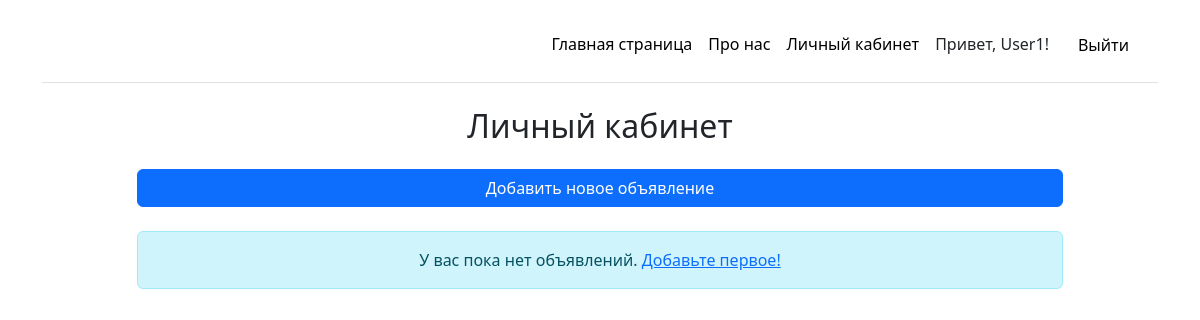
The page /cabinet/ (signed in) on the database as committed earlier.
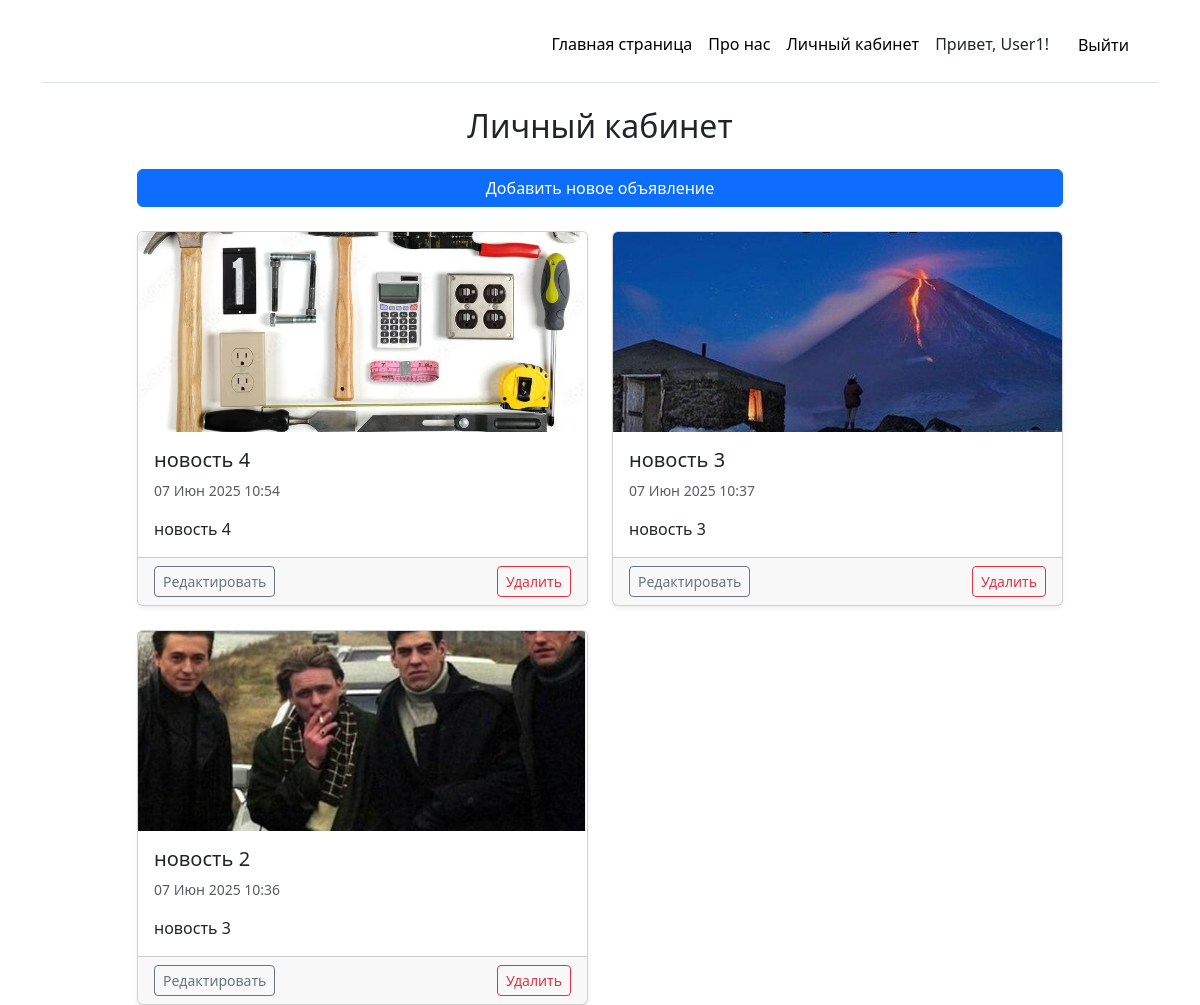
The same page on the database as committed later.
### main/models.py (models this page shows, shortened)
class Advertisement(models.Model):
    user = models.ForeignKey(User, on_delete=models.CASCADE, verbose_name='Пользователь')
    title = models.CharField('Заголовок', max_length=100)
    description = models.TextField('Описание', max_length=100)
    photo = models.ImageField('Фото', upload_to='ads_photos/', blank=True, null=True)
    created_at = models.DateTimeField(auto_now_add=True)
    class Meta:
        verbose_name = 'Объявление'
        verbose_name_plural = 'Объявления'
        ordering = ['-created_at']

### main/views.py (the view)
# urls.py: path('cabinet/', views.cabinet, name='cabinet'),
@login_required(login_url='login')
def cabinet(request):
    user_advertisements = Advertisement.objects.filter(user=request.user)
    context = {
        'title': 'Личный кабинет',
        'advertisements': user_advertisements,
    }
    return render(request, 'main/cabinet.html', context)

### main/templates/main/cabinet.html (shortened to what this page needs)
{% extends "main/base.html" %}
{% block content %}
<div class="row justify-content-center">
    <div class="col-md-10">
        <h2 class="text-center mb-4">{{ title }}</h2>
        <div class="d-grid gap-2 mb-4">
            <a href="{% url 'add_advertisement' %}" class="btn btn-primary">Добавить новое объявление</a>
        </div>
        {% if advertisements %}
            <div class="row row-cols-1 row-cols-md-2 g-4">
                {% for ad in advertisements %}
                <div class="col">
                    <div class="card h-100 shadow-sm">
                        {% if ad.photo %}
                            <img src="{{ ad.photo.url }}" class="card-img-top" alt="{{ ad.title }}" style="max-height: 200px; object-fit: cover;">
                        {% endif %}
                        <div class="card-body">
                            <h5 class="card-title">{{ ad.title }}</h5>
                            <p class="card-text text-muted small">{{ ad.created_at|date:"d M Y H:i" }}</p>
                            <p class="card-text">{{ ad.description }}</p>
                        </div>
                        <div class="card-footer d-flex justify-content-between align-items-center">
                            <a href="{% url 'edit_advertisement' ad.pk %}" class="btn btn-sm btn-outline-secondary">Редактировать</a>
                            <form method="post" action="{% url 'delete_advertisement' ad.pk %}" class="d-inline" onsubmit="return confirm('Вы уверены, что хотите удалить это объявление?');">
                                <button type="submit" class="btn btn-sm btn-outline-danger">Удалить</button>
                            </form>
                        </div>
                    </div>
                </div>
                {% endfor %}
            </div>
        {% else %}
            <div class="alert alert-info text-center" role="alert">
                У вас пока нет объявлений. <a href="{% url 'add_advertisement' %}">Добавьте первое!</a>
            </div>
        {% endif %}
    </div>
</div>
{% endblock %}

Rows that differ between the two databases and show on the page:
added Advertisement: photo (picture), title "новость 4", created_at "07 Июн 2025 10:54", description "новость 4"
added Advertisement: photo (picture), title "новость 3", created_at "07 Июн 2025 10:37", description "новость 3"
added Advertisement: photo (picture), title "новость 2", created_at "07 Июн 2025 10:36", description "новость 3"
Other text that changed with them:
text no longer shown: "У вас пока нет объявлений. Добавьте первое!"
